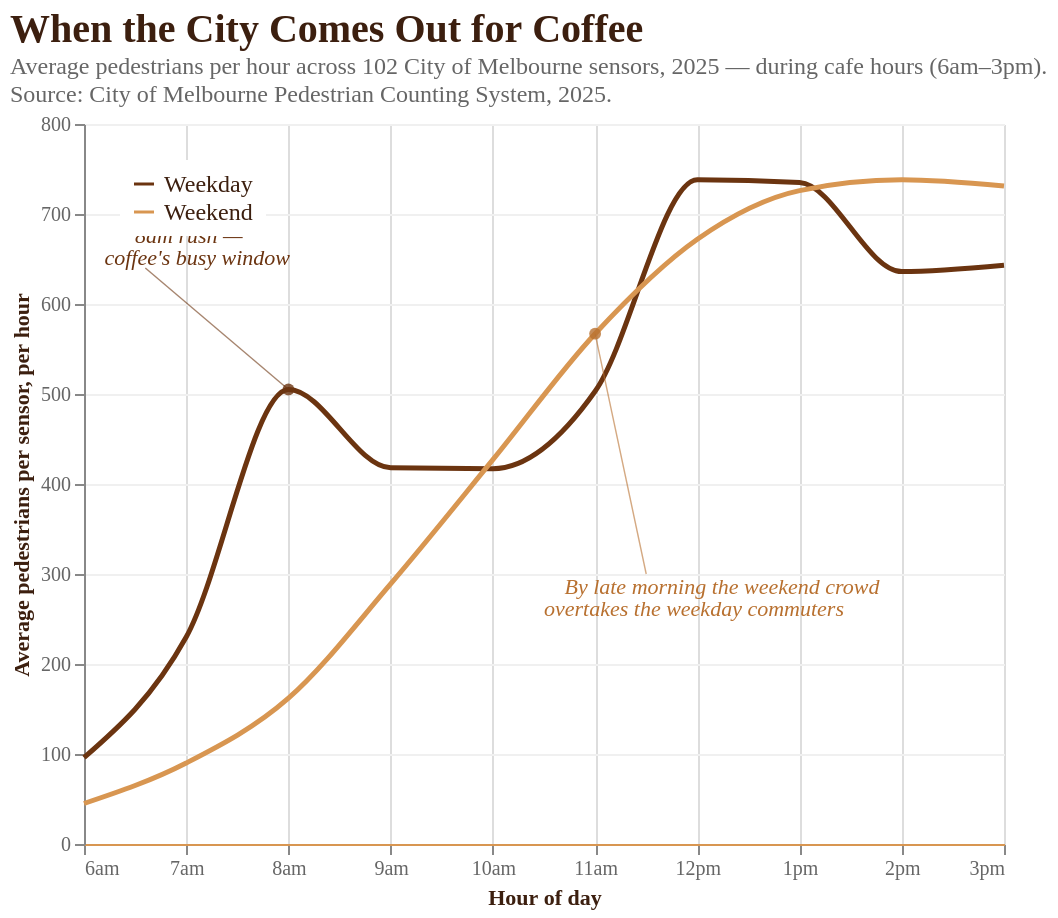

Vega-Lite specification for this chart:
### Vega-Lite specification from a JSON file in a GitHub repository (floating-point values rounded to 4 significant figures)
{"$schema": "https://vega.github.io/schema/vega-lite/v5.json", "title": {"text": "When the City Comes Out for Coffee", "subtitle": ["Average pedestrians per hour across 102 City of Melbourne sensors, 2025 — during cafe hours (6am–3pm).", "Source: City of Melbourne Pedestrian Counting System, 2025."], "anchor": "start", "fontSize": 20, "subtitleFontSize": 12, "subtitleColor": "#666", "color": "#3C1F0F", "font": "Georgia, 'Times New Roman', serif", "subtitleFont": "Georgia, 'Times New Roman', serif", "labelFont": "Georgia, 'Times New Roman', serif"}, "width": 460, "height": 360, "data": {"values": [{"hour": 6, "type": "Weekday", "count": 96}, {"hour": 6, "type": "Weekend", "count": 45}, {"hour": 7, "type": "Weekday", "count": 230}, {"hour": 7, "type": "Weekend", "count": 90}, {"hour": 8, "type": "Weekday", "count": 505}, {"hour": 8, "type": "Weekend", "count": 162}, {"hour": 9, "type": "Weekday", "count": 418}, {"hour": 9, "type": "Weekend", "count": 289}, {"hour": 10, "type": "Weekday", "count": 417}, {"hour": 10, "type": "Weekend", "count": 427}, {"hour": 11, "type": "Weekday", "count": 503}, {"hour": 11, "type": "Weekend", "count": 567}, {"hour": 12, "type": "Weekday", "count": 738}, {"hour": 12, "type": "Weekend", "count": 672}, {"hour": 13, "type": "Weekday", "count": 735}, {"hour": 13, "type": "Weekend", "count": 726}, {"hour": 14, "type": "Weekday", "count": 636}, {"hour": 14, "type": "Weekend", "count": 738}, {"hour": 15, "type": "Weekday", "count": 643}, {"hour": 15, "type": "Weekend", "count": 731}]}, "layer": [{"mark": {"type": "line", "strokeWidth": 2.5, "interpolate": "monotone", "labelFont": "Georgia, 'Times New Roman', serif", "titleFont": "Georgia, 'Times New Roman', serif"}, "encoding": {"x": {"field": "hour", "type": "quantitative", "scale": {"domain": [6, 15], "nice": false}, "title": "Hour of day", "axis": {"values": [6, 7, 8, 9, 10, 11, 12, 13, 14, 15], "labelExpr": "datum.value < 12 ? datum.value + 'am' : datum.value == 12 ? '12pm' : (datum.value - 12) + 'pm'", "labelColor": "#666", "domainColor": "#D89651", "titleColor": "#3C1F0F", "labelFont": "Georgia, 'Times New Roman', serif", "titleFont": "Georgia, 'Times New Roman', serif"}}, "y": {"field": "count", "type": "quantitative", "scale": {"domain": [0, 800]}, "title": "Average pedestrians per sensor, per hour", "axis": {"titleColor": "#3C1F0F", "labelColor": "#666", "grid": true, "gridColor": "#f0f0f0", "labelFont": "Georgia, 'Times New Roman', serif", "titleFont": "Georgia, 'Times New Roman', serif"}}, "color": {"field": "type", "type": "nominal", "scale": {"domain": ["Weekday", "Weekend"], "range": ["#6B3410", "#D89651"]}, "legend": {"orient": "top-left", "title": null, "labelColor": "#3C1F0F", "labelFontSize": 12, "fillColor": "white", "padding": 6, "labelFont": "Georgia, 'Times New Roman', serif", "titleFont": "Georgia, 'Times New Roman', serif"}}, "tooltip": [{"field": "type", "title": "Day type"}, {"field": "hour", "title": "Hour"}, {"field": "count", "title": "Avg pedestrians", "format": ".0f"}]}}, {"data": {"values": [{"x": 6.6, "y": 640, "x2": 8, "y2": 505}]}, "mark": {"type": "rule", "color": "#6B3410", "strokeWidth": 0.7, "opacity": 0.6, "labelFont": "Georgia, 'Times New Roman', serif", "titleFont": "Georgia, 'Times New Roman', serif"}, "encoding": {"x": {"field": "x", "type": "quantitative"}, "y": {"field": "y", "type": "quantitative"}, "x2": {"field": "x2"}, "y2": {"field": "y2"}}}, {"data": {"values": [{"x": 8, "y": 505}]}, "mark": {"type": "point", "filled": true, "color": "#6B3410", "size": 35, "opacity": 0.8, "labelFont": "Georgia, 'Times New Roman', serif", "titleFont": "Georgia, 'Times New Roman', serif"}, "encoding": {"x": {"field": "x", "type": "quantitative"}, "y": {"field": "y", "type": "quantitative"}}}, {"data": {"values": [{"x": 6.5, "y": 675, "t": "8am rush —"}, {"x": 6.2, "y": 650, "t": "coffee's busy window"}]}, "mark": {"type": "text", "align": "left", "fontStyle": "italic", "fontSize": 11, "color": "#6B3410", "labelFont": "Georgia, 'Times New Roman', serif", "titleFont": "Georgia, 'Times New Roman', serif"}, "encoding": {"x": {"field": "x", "type": "quantitative"}, "y": {"field": "y", "type": "quantitative"}, "text": {"field": "t"}}}, {"data": {"values": [{"x": 11.5, "y": 300, "x2": 11, "y2": 567}]}, "mark": {"type": "rule", "color": "#B8702F", "strokeWidth": 0.7, "opacity": 0.6, "labelFont": "Georgia, 'Times New Roman', serif", "titleFont": "Georgia, 'Times New Roman', serif"}, "encoding": {"x": {"field": "x", "type": "quantitative"}, "y": {"field": "y", "type": "quantitative"}, "x2": {"field": "x2"}, "y2": {"field": "y2"}}}, {"data": {"values": [{"x": 11, "y": 567}]}, "mark": {"type": "point", "filled": true, "color": "#B8702F", "size": 35, "opacity": 0.8, "labelFont": "Georgia, 'Times New Roman', serif", "titleFont": "Georgia, 'Times New Roman', serif"}, "encoding": {"x": {"field": "x", "type": "quantitative"}, "y": {"field": "y", "type": "quantitative"}}}, {"data": {"values": [{"x": 10.7, "y": 285, "t": "By late morning the weekend crowd"}, {"x": 10.5, "y": 260, "t": "overtakes the weekday commuters"}]}, "mark": {"type": "text", "align": "left", "fontStyle": "italic", "fontSize": 11, "color": "#B8702F", "labelFont": "Georgia, 'Times New Roman', serif", "titleFont": "Georgia, 'Times New Roman', serif"}, "encoding": {"x": {"field": "x", "type": "quantitative"}, "y": {"field": "y", "type": "quantitative"}, "text": {"field": "t"}}}], "config": {"view": {"stroke": null}, "background": "transparent", "font": "Georgia, 'Times New Roman', serif", "axis": {"labelFont": "Georgia, 'Times New Roman', serif", "titleFont": "Georgia, 'Times New Roman', serif"}, "legend": {"labelFont": "Georgia, 'Times New Roman', serif", "titleFont": "Georgia, 'Times New Roman', serif"}, "header": {"labelFont": "Georgia, 'Times New Roman', serif", "titleFont": "Georgia, 'Times New Roman', serif"}, "title": {"font": "Georgia, 'Times New Roman', serif", "subtitleFont": "Georgia, 'Times New Roman', serif", "labelFont": "Georgia, 'Times New Roman', serif"}}}
